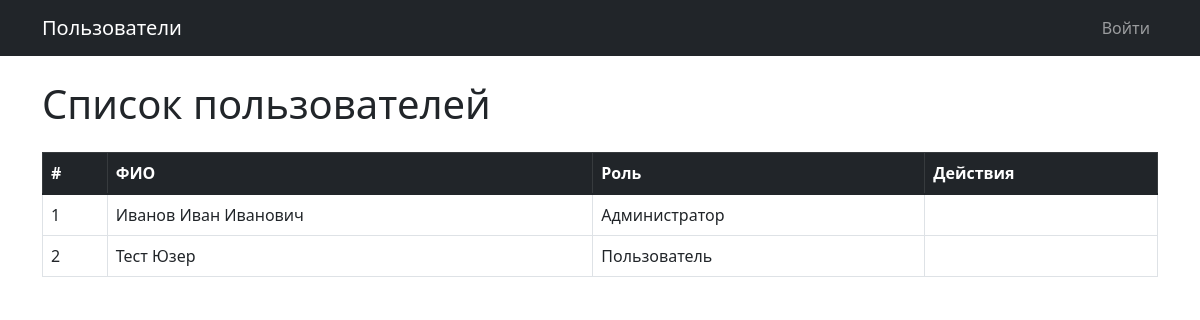
The page / on the database its author committed.
### tables this page shows
CREATE TABLE users (
    id INTEGER PRIMARY KEY AUTOINCREMENT,
    login VARCHAR(100) NOT NULL UNIQUE,
    password_hash VARCHAR(256) NOT NULL,
    last_name VARCHAR(100),
    first_name VARCHAR(100) NOT NULL,
    middle_name VARCHAR(100),
    role_id INTEGER,
    created_at TIMESTAMP DEFAULT CURRENT_TIMESTAMP,
    FOREIGN KEY (role_id) REFERENCES roles(id)
);

CREATE TABLE roles (
    id INTEGER PRIMARY KEY AUTOINCREMENT,
    name VARCHAR(100) NOT NULL,
    description TEXT
);

### app.py (the view)
@app.route('/')
def users_index():
    db = get_db()
    users = db.execute('''
        SELECT u.*, r.name as role_name
        FROM users u
        LEFT JOIN roles r ON u.role_id = r.id
        ORDER BY u.id
    ''').fetchall()
    return render_template('users/index.html',
                           title='Пользователи',
                           users=users,
                           has_permission=has_permission)

### app.py (called while the page is built, shortened)
def get_user_role_name(user): #Получаем название роли пользователя из бд по role_id
    if not user or not user.is_authenticated or not user.role_id:
        return None
    db = get_db()
    row = db.execute('SELECT name FROM roles WHERE id = ?',
                     (user.role_id,)).fetchone()
    return row['name'] if row else None

def has_permission(user, permission, target_user_id=None): #Проверка есть ли право
    role_name = get_user_role_name(user)
    if role_name is None:
        return False

@app.before_request
def log_visit():
    if request.path.startswith('/static'):
        return
    if request.path.startswith('/visits'):
        return
    try:
        db = get_db()
        user_id = current_user.id if current_user.is_authenticated else None
        db.execute(
            'INSERT INTO visit_logs (path, user_id) VALUES (?, ?)',
            (request.path, user_id)
        )
        db.commit()
    except Exception:
        pass

@app.context_processor
def inject_permissions():
    return dict(has_permission=has_permission)

### db.py (called while the page is built)
def get_db():
    if 'db' not in g:
        g.db = sqlite3.connect(
            current_app.config['DB_PATH'],
            detect_types=sqlite3.PARSE_DECLTYPES
        )
        g.db.row_factory = sqlite3.Row
    return g.db

### templates/users/index.html (shortened to what this page needs)
{% extends 'base.html' %}
{% block content %}
<h1 class="mb-4">Список пользователей</h1>
<table class="table table-bordered table-hover">
    <thead class="table-dark">
        <tr>
            <th>#</th>
            <th>ФИО</th>
            <th>Роль</th>
            <th>Действия</th>
        </tr>
    </thead>
    <tbody>
    {% for user in users %}
        <tr>
            <td>{{ loop.index }}</td>
            <td>
                {{ user['last_name'] or '' }}
                {{ user['first_name'] }}
                {{ user['middle_name'] or '' }}
            </td>
            <td>{{ user['role_name'] or '—' }}</td>
            <td>
            </td>
        </tr>
    {% endfor %}
    </tbody>
</table>
{% endblock %}

### rows shown on the page
users: last_name "Иванов", first_name "Иван", middle_name "Иванович", name "Администратор"
users: last_name "Тест", first_name "Юзер", name "Пользователь"
